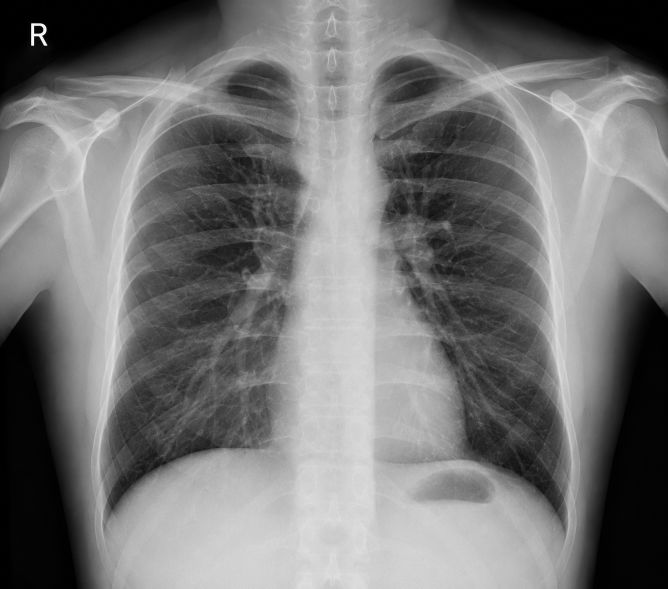
#> input picture Unit-1/Assessment-1/medical_image.png, 1335 x 1178 px (shown at 1/2 size)
$ python pixel_intensity_resolution.py
#> lines starting #> are read from the running program, lines starting #| are printed output that depends on the picture
import cv2
import matplotlib.pyplot as plt
import os

# -----------------------------
# Load Image
# -----------------------------

current_dir = os.path.dirname(os.path.abspath(__file__))
image_path = os.path.join(current_dir, "medical_image.png")

image = cv2.imread(image_path, cv2.IMREAD_GRAYSCALE)
#> image: shape (1178, 1335); min 0, max 255, mean 116.7

if image is None:
    print("medical_image.png not found!")
    exit()

# -----------------------------
# Pixel Resolution
# -----------------------------

low_pixel = cv2.resize(image, (100,100), interpolation=cv2.INTER_AREA)
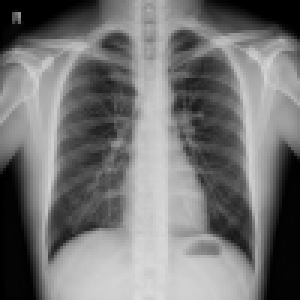
#> low_pixel: shape (100, 100) (shown 3 times larger); min 0, max 218, mean 116.7

low_pixel = cv2.resize(
    low_pixel,
    (image.shape[1], image.shape[0]),
    interpolation=cv2.INTER_NEAREST
)
#> low_pixel: shape (1178, 1335)

# -----------------------------
# Intensity Resolution
# -----------------------------

levels = 16
factor = 256 // levels

low_intensity = (image // factor) * factor

# -----------------------------
# Display
# -----------------------------

plt.figure(figsize=(15,5))

plt.subplot(1,3,1)
plt.imshow(image,cmap="gray")
plt.title("Original Image")
plt.axis("off")

plt.subplot(1,3,2)
plt.imshow(low_pixel,cmap="gray")
plt.title("Low Pixel Resolution")
plt.axis("off")

plt.subplot(1,3,3)
plt.imshow(low_intensity,cmap="gray")
plt.title("Low Intensity Resolution")
plt.axis("off")

plt.tight_layout()
plt.show()
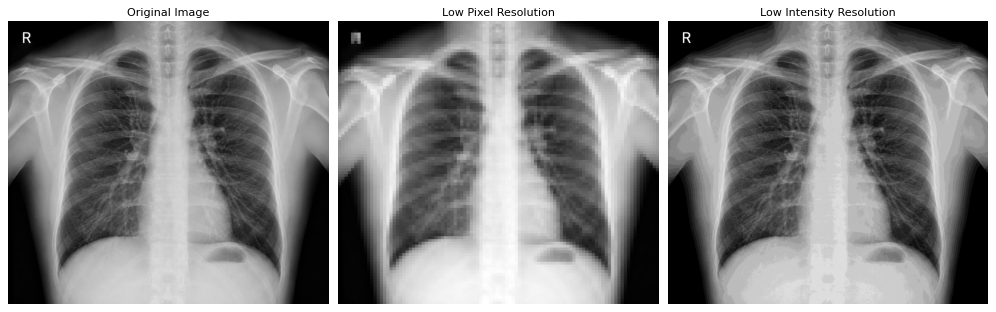
#> figure drawn by matplotlib, 3 panels

# -----------------------------
# Output
# -----------------------------

print("\n========== MEDICAL IMAGE ANALYSIS ==========\n")

print("Pixel Resolution:")
print("- Controls image sharpness.")
print("- Lower resolution causes pixelation.")
print("- Small fractures and tumors become difficult to detect.")

print("\nIntensity Resolution:")
print("- Controls gray-level representation.")
print("- Lower gray levels reduce contrast.")
print("- Soft tissues become difficult to distinguish.")

print("\nConclusion:")
print("Pixel resolution improves spatial detail, while intensity resolution improves tissue contrast.")
print("Both are essential for accurate diagnosis in medical imaging.")

$ run again, with Unit-1/Assessment-1/medicalimage.png copied over Unit-1/Assessment-1/medical_image.png
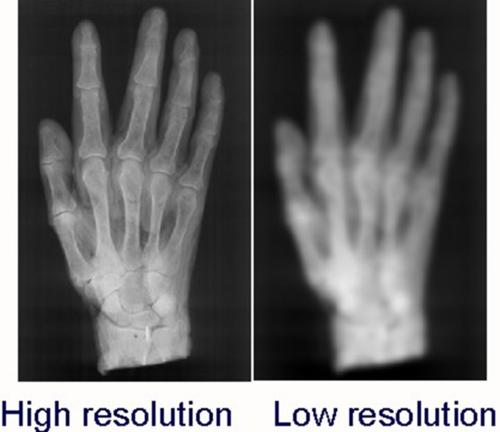
#> input picture Unit-1/Assessment-1/medicalimage.png, 500 x 432 px
#> `low_pixel = cv2.resize(image, (100,100), interpolation=cv2.INTER_AREA)`:
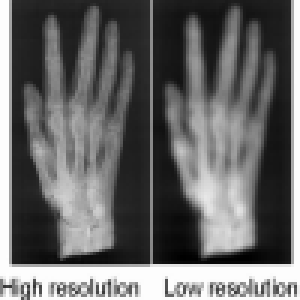
#> low_pixel: shape (100, 100) (shown 3 times larger); min 0, max 254, mean 104.5
#> `plt.show()`:
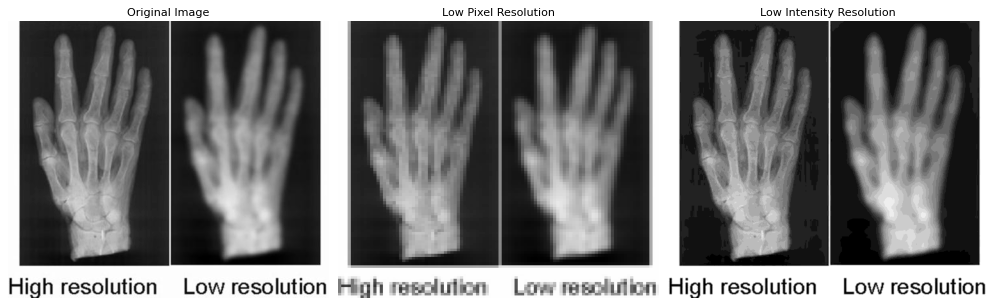
#> figure drawn by matplotlib, 3 panels

$ run again, with Unit-1/Assessment-1/image.jpg.jpeg saved as Unit-1/Assessment-1/medical_image.png
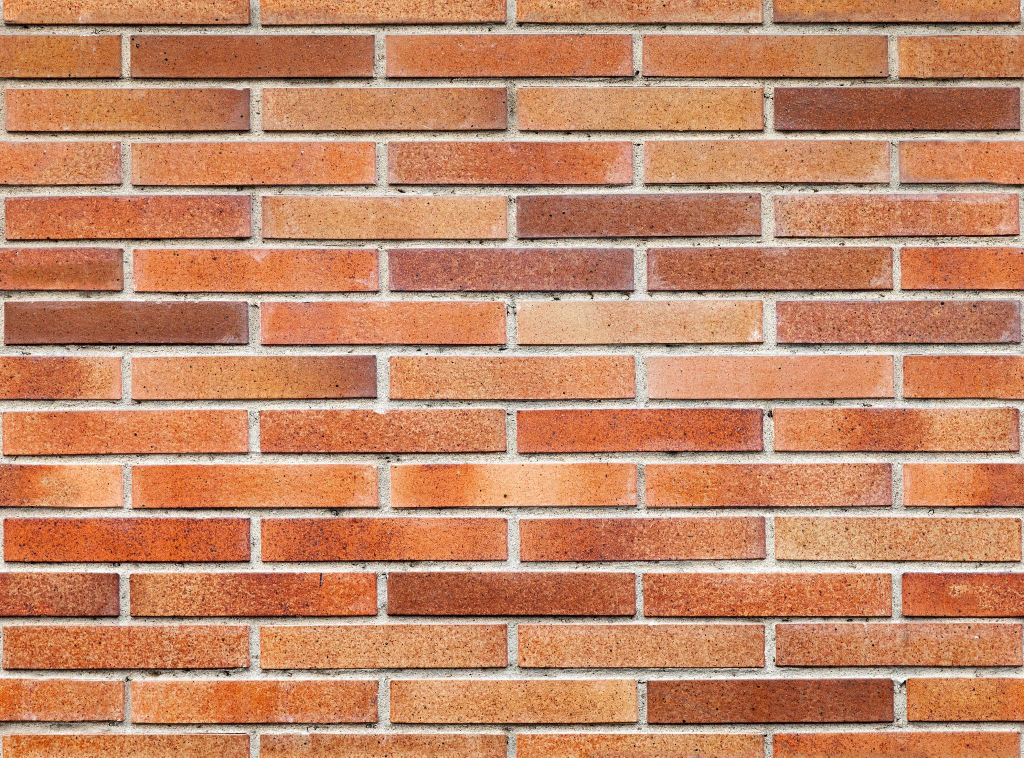
#> input picture Unit-1/Assessment-1/image.jpg.jpeg, 2048 x 1515 px (shown at 1/2 size)
#> `low_pixel = cv2.resize( low_pixel, (image.shape[1], image.shape[0]), i..`:
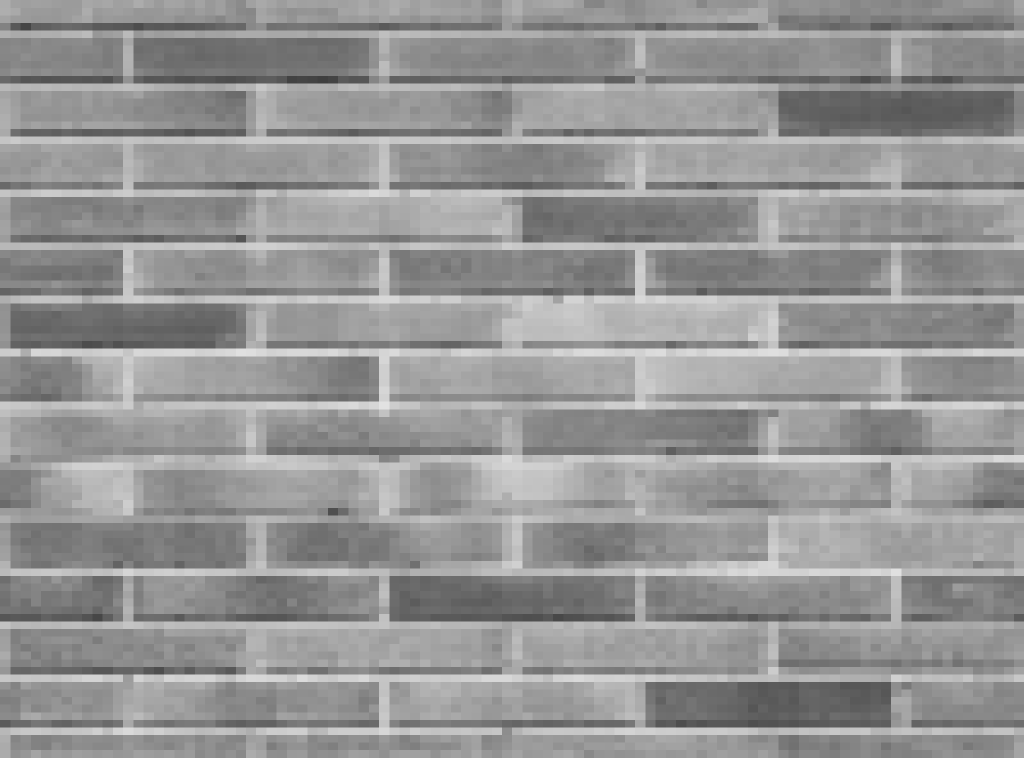
#> low_pixel: shape (1515, 2048) (shown at 1/2 size); min 63, max 226, mean 149.2
#> `plt.show()`:
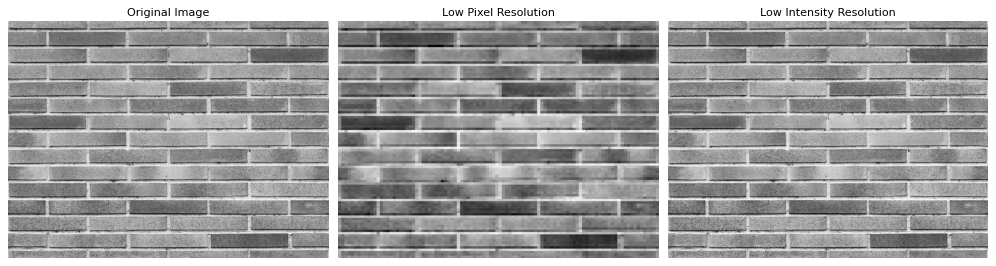
#> figure drawn by matplotlib, 3 panels
